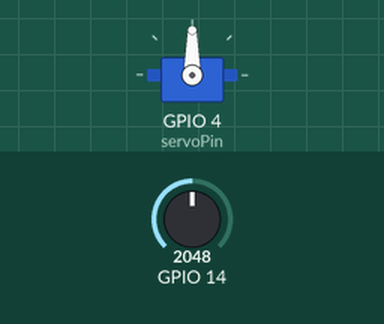
Simulated run of this sketch. Board: ESP32. Shown: servo. The inputs (shaded band) are chosen by the test bench; at power-on: GPIO 14 = 2048. What the sketch prints to the serial monitor is not drawn.

Above: at 1.2 s.
1.3 s: GPIO 14 set to 2866
At 2.5 s:
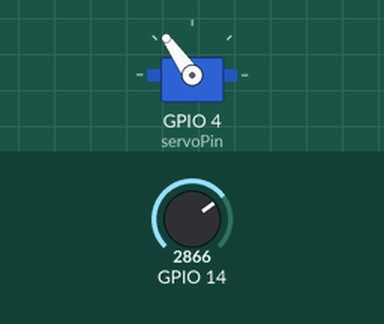
2.8 s: GPIO 14 set to 3603
At 3.6 s:
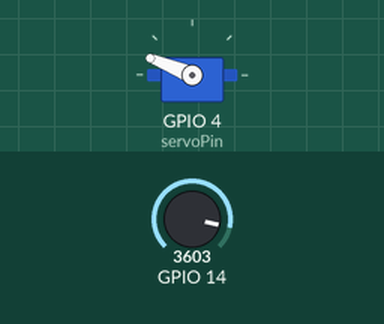
4.3 s: GPIO 14 set to 4095
At 4.7 s:
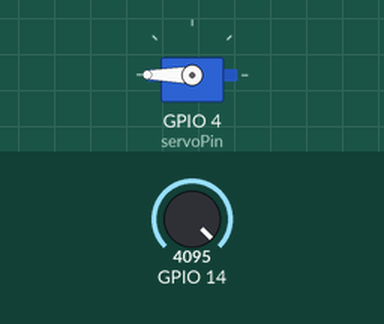
5.8 s: GPIO 14 set to 1228
At 7.0 s:
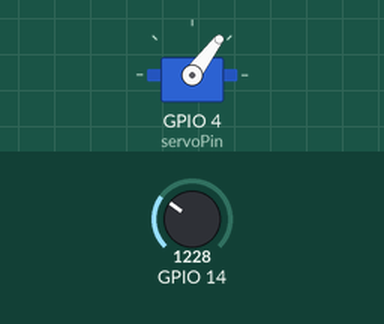
7.3 s: GPIO 14 set to 491
At 8.2 s:
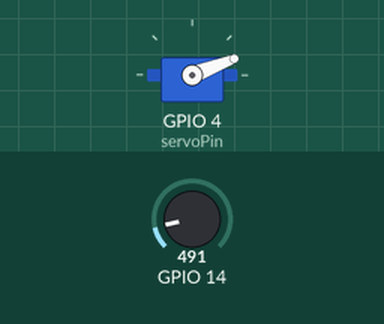
Timing chart, 0 to 9.8 s (numbered marks = the images above; inputs shaded):
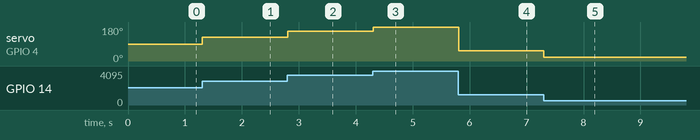

The sketch:

Actuator_Electromagnetic_-_Servo.ino
```cpp
//Library untuk servo
#include <ESP32Servo.h>

//pin yang digunakan untuk servo
const int servoPin = 4;

Servo servo;
int pos = 0;                        //Posisi derajat servo


void setup() {
  // put your setup code here, to run once:
  Serial.begin(115200);
  Serial.println("Hello, ESP32!");
  servo.attach(servoPin, 500, 2400); //Memberikan rentang timming ms
}

void loop() {
  // // put your main code here, to run repeatedly:
  // //fungsi untuk memutar servo dengan pergerakan setiap derajat
  // for (pos=0;pos<=180;pos++){
  //   servo.write(pos);
  // delay(10);
  // }
  // for (pos=180;pos>=0;pos--){
  //   servo.write(pos);
  // delay(10);
  //}

  int analogValue = analogRead(14);   //Pin potensio meter
//pemetaan/konversi putaran servo(12bit=4056) dengan derajar servo(180)
  pos = map(analogValue, 0, 4095, 0, 180);
  servo.write(pos);
  delay(10);
}
```

Measured:
- after the input at 1.3 s, servo on GPIO 4 (servoPin): 90° → 125° at once
- after the input at 2.8 s, servo on GPIO 4 (servoPin): 125° → 158° at once
- after the input at 4.3 s, servo on GPIO 4 (servoPin): 158° → 180° at once
- after the input at 5.8 s, servo on GPIO 4 (servoPin): 180° → 53° at once
- after the input at 7.3 s, servo on GPIO 4 (servoPin): 53° → 21° at once
